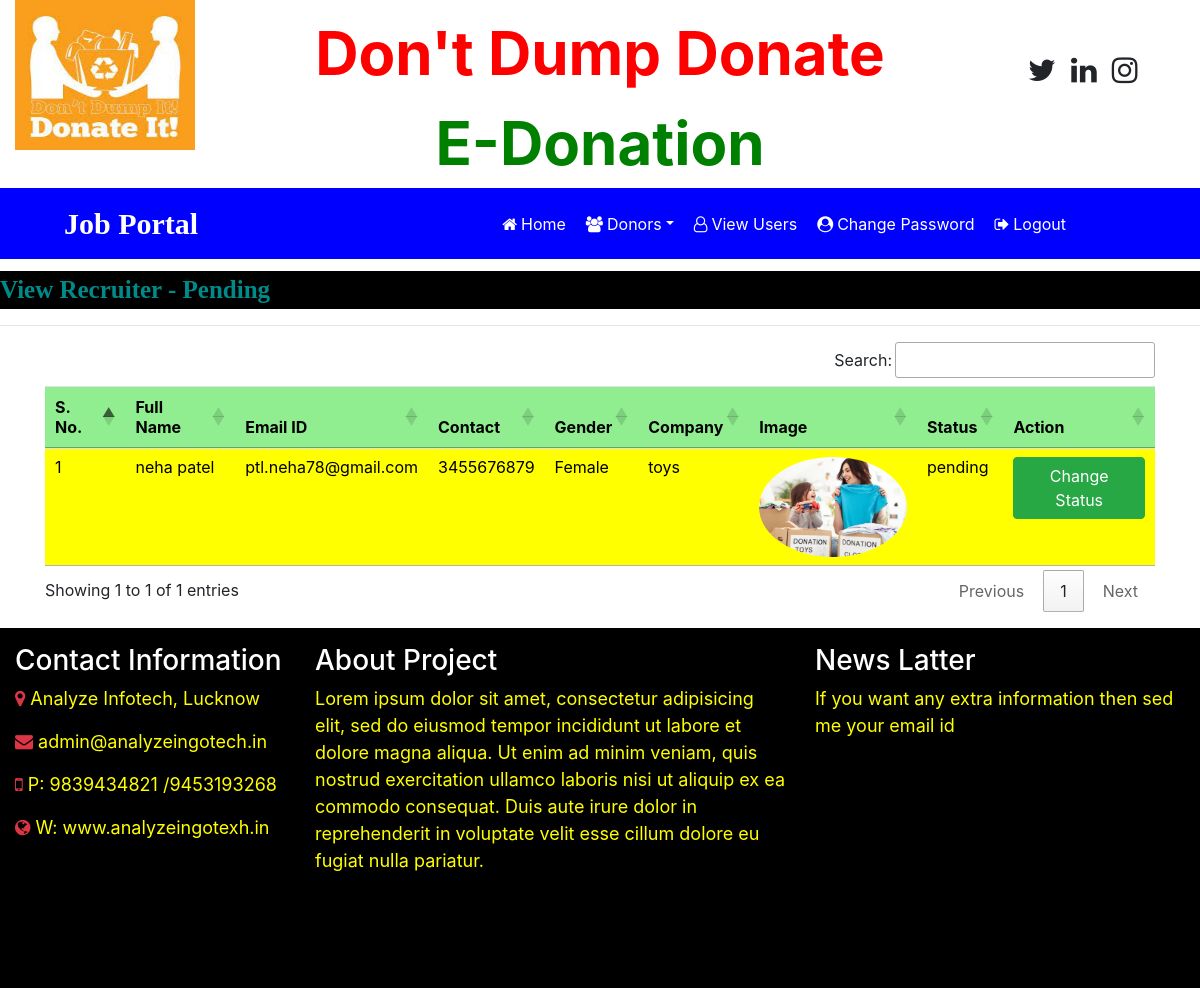
Page /recuiter_pending (signed in) on the committed database.
### job/models.py (models this page shows, shortened)
class Recuiter(models.Model):
    user=models.ForeignKey(User,on_delete=models.CASCADE)
    mobile = models.CharField(max_length=20,null=True)
    image = models.FileField(null=True)
    gender = models.CharField(max_length=10,null=True)
    company=models.CharField(max_length=100,null=True)
    type = models.CharField(max_length=20,null=True)
    status=models.CharField(max_length=20,null=True)

### job/views.py (the view)
# urls.py: path('recuiter_pending',recuiter_pending,name="recuiter_pending"),
def recuiter_pending(request):
    if not request.user.is_authenticated:
        return redirect('admin_login')
    data = Recuiter.objects.filter(status='pending')
    d = {'data':data}
    return render(request,'recuiter_pending.html',d)

### job/templates/recuiter_pending.html
{% load static %}
{% block body %}
{% include 'admin_navigation.html' %}
<marquee style="font-family: 'Monotype Corsiva'; font-size:25px; color:darkcyan; background-color:black; font-weight:bold; margin-top:1%">
        View Recruiter - Pending
</marquee>
<hr>
<div class="container">
<table class="table table-hover " id="example">
    <thead>
    <tr style="background-color: lightgreen; color : black">
        <th>S. No.</th>
        <th>Full Name</th>
        <th>Email ID</th>
        <th>Contact</th>
        <th>Gender</th>
        <th>Company</th>
        <th>Image</th>
        <th>Status</th>
        <th>Action</th>
    </tr>
    </thead>
    <tbody style="background-color:yellow; color: black">
    {% for i in data %}
    <tr>
        <td>{{forloop.counter}}</td>
        <td>{{i.user.first_name}} {{i.user.last_name}}</td>
        <td>{{i.user.username}}</td>
        <td>{{i.mobile}}</td>
        <td>{{i.gender}}</td>
        <td>{{i.company}}</td>
        <td><img src="{{i.image.url}}" style="100px ; height : 100px ; border-radius:50%"></td>
        <td>{{i.status}}</td>
        <td><a href="{% url 'change_status' i.id %}" class="btn btn-success">Change Status</a> </td>
    </tr>
    {% endfor %}
    </tbody>
</table>
</div>
{% include 'footer.html' %}
{% endblock %}

### rows in the picture
Recuiter: user.first_name "neha", user.last_name "patel", user.username "ptl.neha78@gmail.com", mobile "3455676879", gender "Female", company "toys", image (picture), status "pending"
